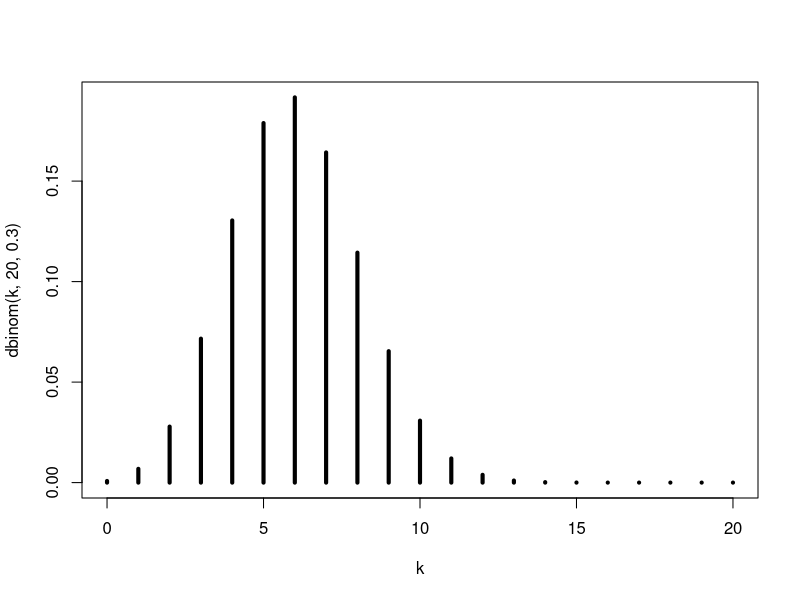
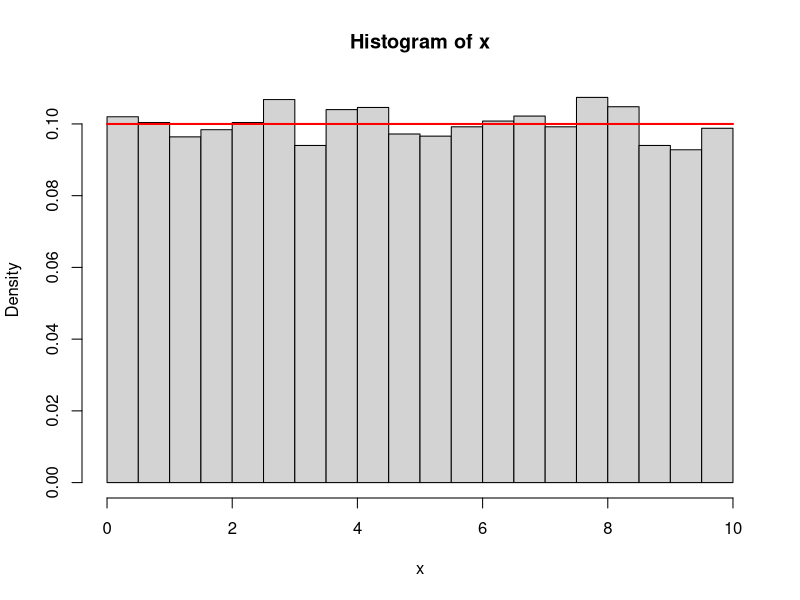
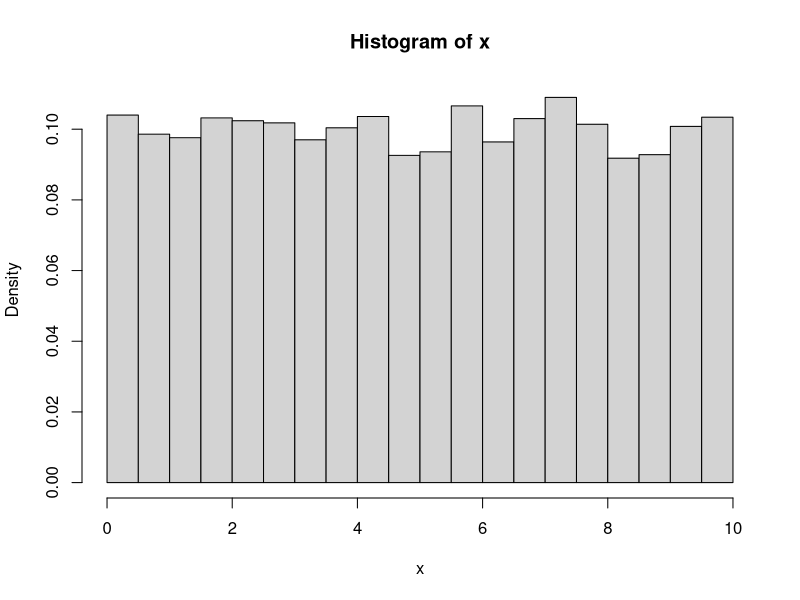
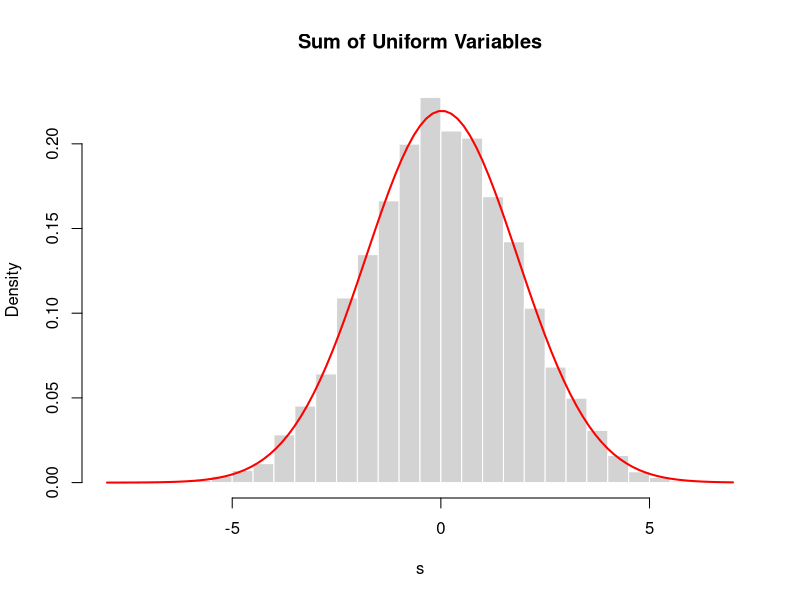
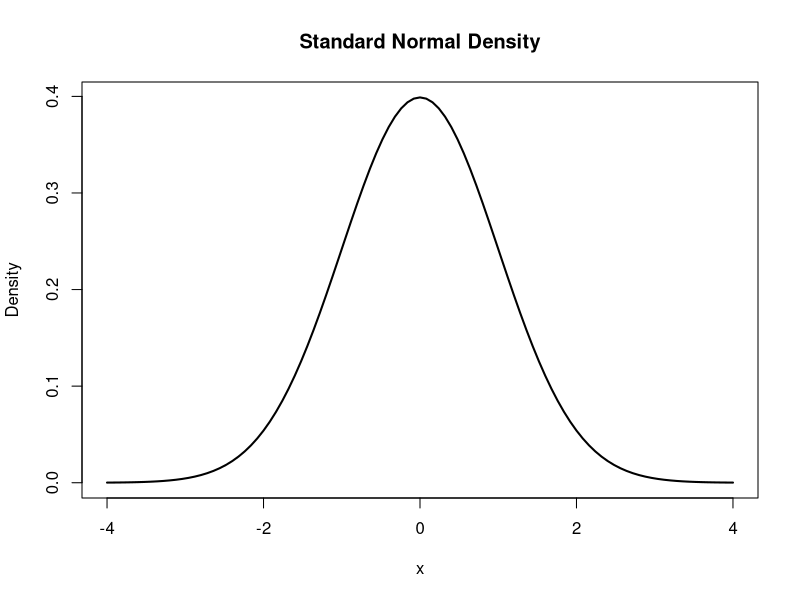
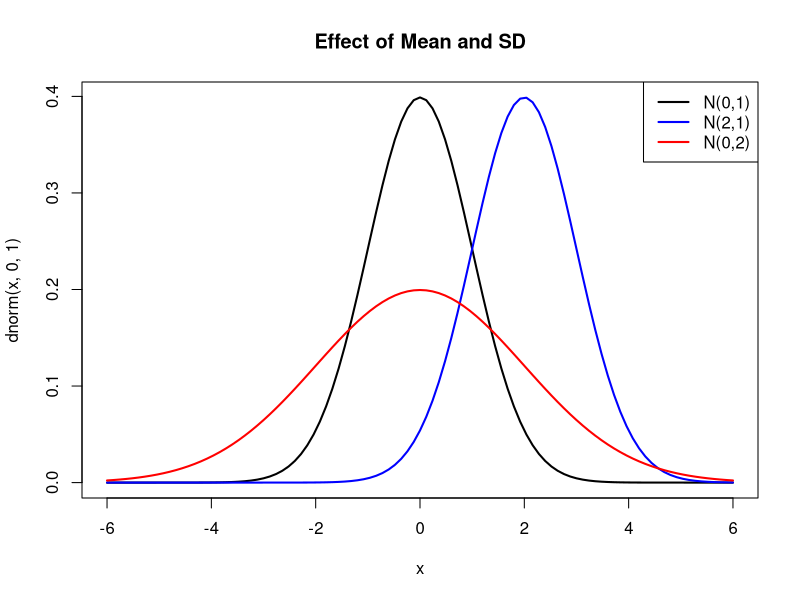
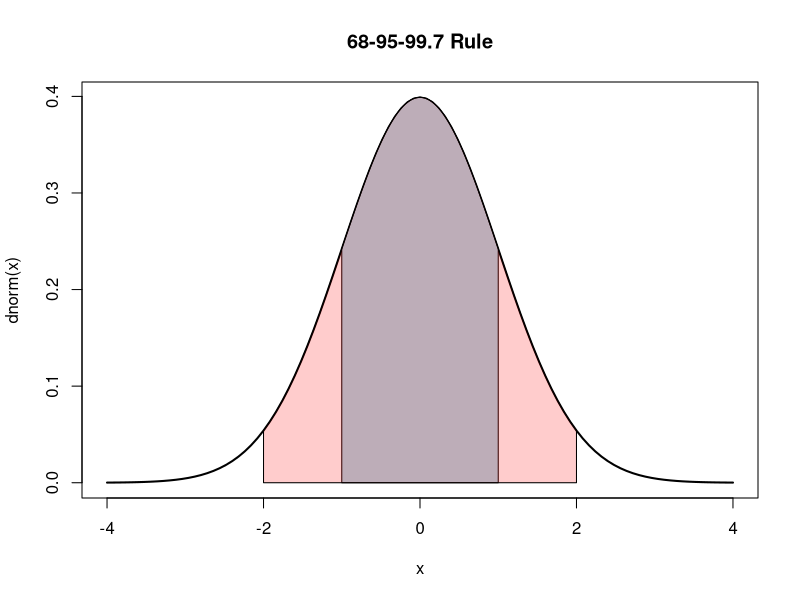
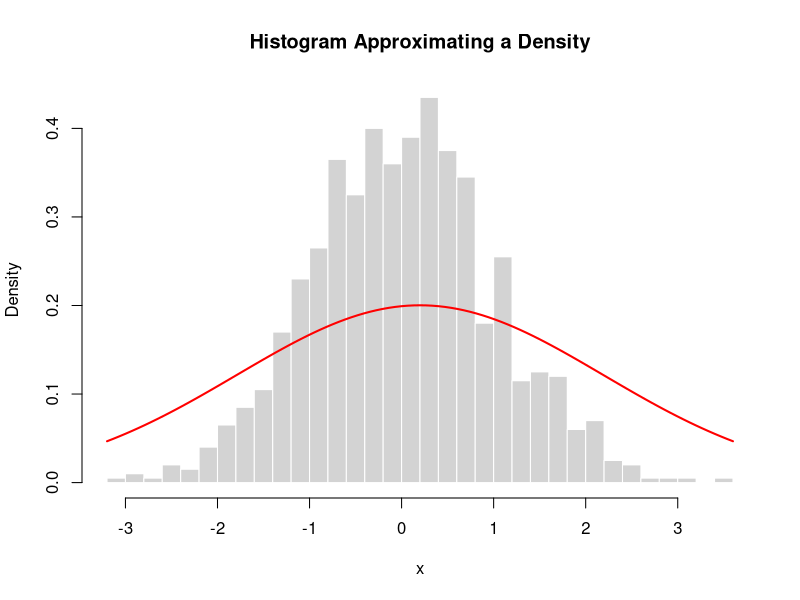

R code for these plots, in order:
## ---- chunk 1
set.seed(2026)
sample(c("Heads", "Tails"), size = 10, replace = TRUE, prob = c(0.5, 0.5))
## ---- chunk 2
set.seed(2026)

# Simulate rolling two fair dice
n <- 100000
die1 <- sample(1:6, size = n, replace = TRUE)
die2 <- sample(1:6, size = n, replace = TRUE)

# Define events
A <- die1 %% 2 == 0              # first die is even
B <- die2 > 4                    # second die is greater than 4
C <- die1 == 1                   # first die is 1
D <- die1 == 2                   # first die is 2

# Probabilities
pA      <- mean(A)
pB      <- mean(B)
pAc     <- mean(!A)
pAandB  <- mean(A & B)
pAorB   <- mean(A | B)
pC      <- mean(C)
pD      <- mean(D)
pCorD   <- mean(C | D)

# Print results
print(paste0("P(A): ", round(pA, 4)))
print(paste0("P(B): ", round(pB, 4)))
print(paste0("P(A^c): ", round(pAc, 4)))
print(paste0("1 - P(A): ", round(1 - pA, 4)))

print(paste0("P(A and B): ", round(pAandB, 4)))
print(paste0("P(A)P(B): ", round(pA * pB, 4)))

print(paste0("P(A or B): ", round(pAorB, 4)))
print(paste0("P(A) + P(B) - P(A and B): ", round(pA + pB - pAandB, 4)))

print(paste0("P(C): ", round(pC, 4)))
print(paste0("P(D): ", round(pD, 4)))
print(paste0("P(C or D): ", round(pCorD, 4)))
print(paste0("P(C) + P(D): ", round(pC + pD, 4)))
## ---- chunk 3
set.seed(2026)

# Create a deck: 4 Aces and 48 non-Aces
deck <- c(rep("Ace", 4), rep("Not Ace", 48))

# Number of simulations
n <- 100000

# Storage
firstAce  <- logical(n)
secondAce <- logical(n)

# Simulate drawing 2 cards without replacement
for(i in 1:n){
  cards <- sample(deck, size = 2, replace = FALSE)
  firstAce[i]  <- cards[1] == "Ace"
  secondAce[i] <- cards[2] == "Ace"
}

# Compute probabilities
pA <- mean(firstAce)
pBgivenA <- mean(secondAce[firstAce])
pAandB <- mean(firstAce & secondAce)

# Print results
print(paste0("P(A): ", round(pA, 4)))
print(paste0("P(B | A): ", round(pBgivenA, 4)))
print(paste0("P(A and B): ", round(pAandB, 4)))
print(paste0("P(B | A)P(A): ", round(pBgivenA * pA, 4)))
## ---- chunk 4
set.seed(2026)

# Number of simulations
n <- 100000

# Simulate two independent coin tosses
toss1 <- sample(c("Heads", "Tails"), size = n, replace = TRUE)
toss2 <- sample(c("Heads", "Tails"), size = n, replace = TRUE)

# Define events
A <- toss1 == "Heads"
B <- toss2 == "Heads"

# Compute probabilities
pA <- mean(A)
pB <- mean(B)
pAandB <- mean(A & B)

# Print results
print(paste0("P(A): ", round(pA, 4)))
print(paste0("P(B): ", round(pB, 4)))
print(paste0("P(A and B): ", round(pAandB, 4)))
print(paste0("P(A)P(B): ", round(pA * pB, 4)))

# Exact probabilities
pA_exact <- 1/2
pB_exact <- 1/2
pAandB_exact <- pA_exact * pB_exact

print(paste0("Exact P(A): ", round(pA_exact, 4)))
print(paste0("Exact P(B): ", round(pB_exact, 4)))
print(paste0("Exact P(A and B): ", round(pAandB_exact, 4)))
## ---- chunk 5
set.seed(2026)
x <- runif(n = 100000, min = 0, max = 100)
# Zero Probability for a Point
pro50 <- mean(x == 50)  # always 0
# Non-zero probability for an Interval
proInt <- mean(49 < x & x < 51)
print(paste0("Probability getting exactly 50: ", round(pro50 * 100, 2), "%"))
print(paste0("Probability getting around  50: ", round(proInt * 100, 2), "%"))
## ---- chunk 6
rbinom(10,20,0.5)
## ---- chunk 7
k <- 0:20
plot(k, dbinom(k,20,0.3), type="h", lwd=4)
## ---- chunk 8
x <- runif(10000,0,10)
hist(x, probability=TRUE, breaks=30)
curve(dunif(x,0,10), add=TRUE, col="red", lwd=2)
## ---- chunk 9
samSiz <- 10000
x      <- sample(seq(0,10,length=samSiz), samSiz, TRUE)
hist(x, probability=TRUE, breaks=30)
## ---- chunk 10
set.seed(2026)
s <- replicate(10000, sum(runif(10, -1, 1)))

hist(s, probability=TRUE, breaks=40,
     main="Sum of Uniform Variables",
     col="lightgray", border="white")

curve(dnorm(x, mean(s), sd(s)),
      add=TRUE, col="red", lwd=2)
## ---- chunk 11
curve(dnorm(x,0,1), -4,4, lwd=2,
      main="Standard Normal Density",
      ylab="Density")
## ---- chunk 12
curve(dnorm(x,0,1), -6,6, lwd=2, col="black",
      main="Effect of Mean and SD")
curve(dnorm(x,2,1), add=TRUE, col="blue", lwd=2)
curve(dnorm(x,0,2), add=TRUE, col="red", lwd=2)
legend("topright",
       legend=c("N(0,1)", "N(2,1)", "N(0,2)"),
       col=c("black","blue","red"),
       lwd=2)
## ---- chunk 13
# Example: X ~ N(10, 4^2)
pnorm(12, mean=10, sd=4) - pnorm(8, mean=10, sd=4)

# Using standardization
pnorm((12-10)/4) - pnorm((8-10)/4)
## ---- chunk 14
pnorm(1) - pnorm(-1)
pnorm(2) - pnorm(-2)
pnorm(3) - pnorm(-3)
## ---- chunk 15
curve(dnorm(x), -4,4, lwd=2,
      main="68-95-99.7 Rule")

x <- seq(-1,1,length=200)
polygon(c(-1,x,1), c(0,dnorm(x),0), col="lightblue")

x2 <- seq(-2,2,length=200)
polygon(c(-2,x2,2), c(0,dnorm(x2),0), col=rgb(1,0,0,0.2))
## ---- chunk 16
# Probability between 0.5 and 1.5
pnorm(1.5) - pnorm(0.5)

# Upper tail probability
1 - pnorm(2)

# Lower tail probability
pnorm(-1)
## ---- chunk 17
# Example 1
pnorm(1)

# Example 2
1 - pnorm(2)

# Example 3
pnorm(0.5) - pnorm(-1)
## ---- chunk 18
set.seed(2026)
x <- rnorm(1000)

hist(x, probability=TRUE, breaks=30,
     main="Histogram Approximating a Density",
     col="lightgray", border="white")

curve(dnorm(x, mean(x), sd(x)),
      add=TRUE, col="red", lwd=2)
## ---- chunk 19
set.seed(2026)

z <- rnorm(10000)
x <- z^2

hist(x, probability=TRUE, breaks=40,
     main="Chi-Squared Distribution (df = 1)",
     col="lightgray", border="white")

curve(dchisq(x, df=1),
      add=TRUE, col="red", lwd=2)
## ---- chunk 20
set.seed(2026)

k <- 5
z <- matrix(rnorm(10000 * k), ncol=k)
x <- rowSums(z^2)

hist(x, probability=TRUE, breaks=40,
     main=paste("Chi-Squared Distribution (df =", k, ")"),
     col="lightgray", border="white")

curve(dchisq(x, df=k),
      add=TRUE, col="red", lwd=2)
## ---- chunk 21
curve(dchisq(x,1), 0, 12, lwd=2,
      main="Effect of Degrees of Freedom",
      ylab="Density")

curve(dchisq(x,5), 0, 12, col="red", lwd=2, add=TRUE)
curve(dchisq(x,10), 0, 12, col="blue", lwd=2, add=TRUE)

legend("topright",
       legend=c("df = 1", "df = 5", "df = 10"),
       col=c("black","red","blue"),
       lwd=2)
## ---- chunk 22
# Simulate chi-squared values
rchisq(10, df=3)

# Probability X ≤ 4
pchisq(4, df=3)

# Upper tail probability
1 - pchisq(6, df=3)
## ---- chunk 23
curve(dnorm(x), -4,4, lwd=2,
      main="Normal vs t Distributions",
      ylab="Density")

curve(dt(x,1),  -4,4, col="red",   lwd=2, add=TRUE)
curve(dt(x,5),  -4,4, col="blue",  lwd=2, add=TRUE)
curve(dt(x,20), -4,4, col="green", lwd=2, add=TRUE)

legend("topright",
       legend=c("Normal","t df=1","t df=5","t df=20"),
       col=c("black","red","blue","green"),
       lwd=2)
## ---- chunk 24
set.seed(2026)

z <- rnorm(10000)
u <- rchisq(10000, df=5)
t <- z / sqrt(u/5)

hist(t, probability=TRUE, breaks=40,
     main="t Distribution (df = 5)",
     col="lightgray", border="white")

curve(dt(x, df=5),
      add=TRUE, col="red", lwd=2)
## ---- chunk 25
# simulate
rt(10, df=5)

# probability T ≤ 1.5
pt(1.5, df=5)

# upper tail probability
1 - pt(2, df=5)
## ---- chunk 26
set.seed(2026)

u1 <- rchisq(10000, df=5)
u2 <- rchisq(10000, df=10)

f  <- (u1/5)/(u2/10)

hist(f, probability=TRUE, breaks=40,
     main="F Distribution (df1 = 5, df2 = 10)",
     col="lightgray", border="white")

curve(df(x,5,10),
      add=TRUE, col="red", lwd=2)
## ---- chunk 27
curve(df(x,1,5), 0,5, lwd=2,
      main="Effect of Degrees of Freedom",
      ylab="Density")

curve(df(x,5,5), 0,5, col="red", lwd=2, add=TRUE)
curve(df(x,10,10), 0,5, col="blue", lwd=2, add=TRUE)

legend("topright",
       legend=c("F(1,5)","F(5,5)","F(10,10)"),
       col=c("black","red","blue"),
       lwd=2)
## ---- chunk 28
# simulate values
rf(10, 5, 10)

# probability F ≤ 2
pf(2, 5, 10)

# upper tail probability
1 - pf(3, 5, 10)
